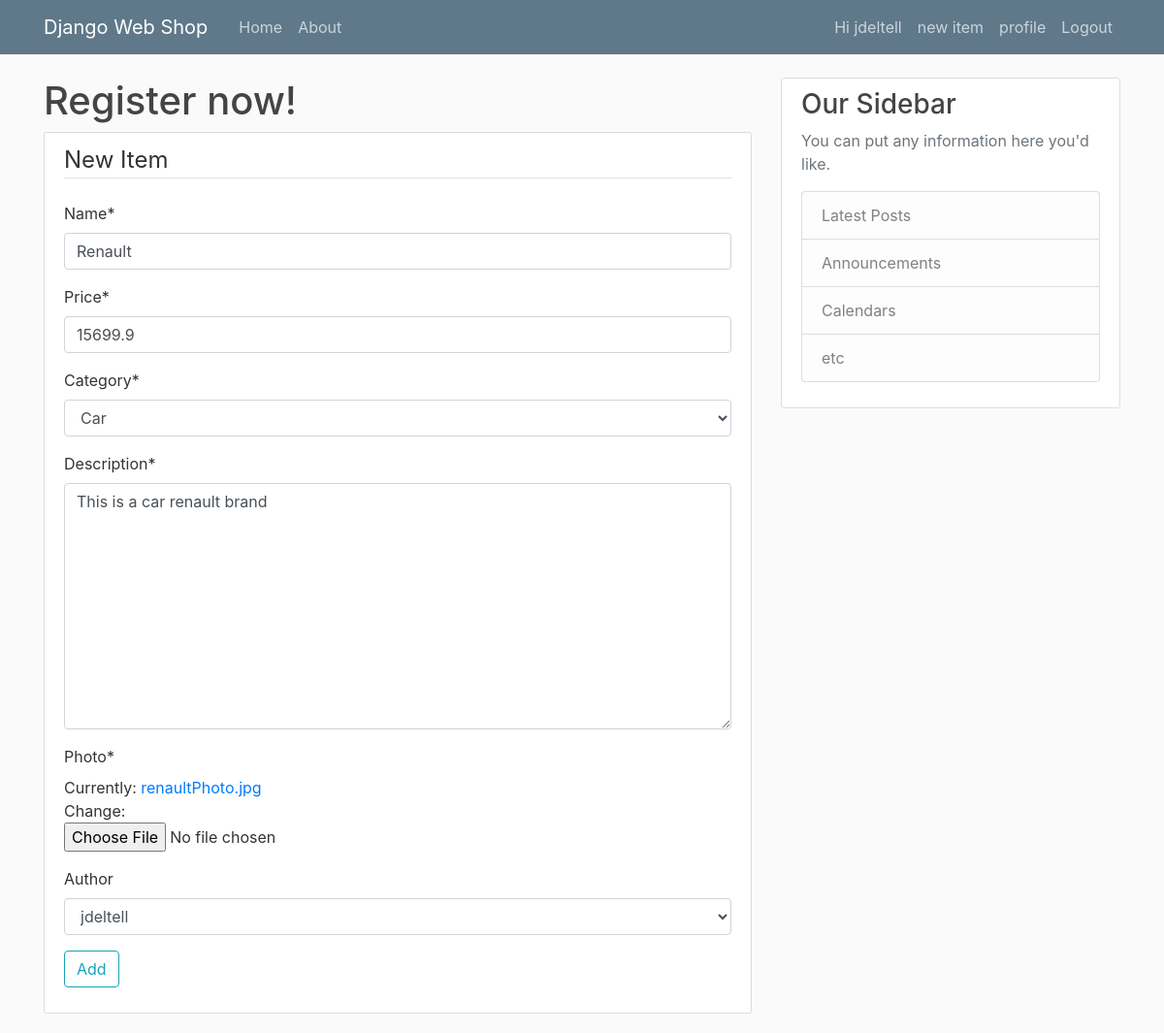
Page /webShop/item/4/update/ (signed in) on the committed database.
### webshop/models.py (models this page shows, shortened)
class Item(models.Model):
    name = models.CharField(max_length=50)
    description = models.TextField(max_length=100)
    photo = models.ImageField(upload_to='item_pics', default='default.jpg', null=True)
    price = models.FloatField()
    discount_price = models.FloatField(blank=True, null=True)
    category = models.CharField(choices=CATEGORY_CHOISES, max_length=2)
    label = models.CharField(choices=LABEL_CHOISES, max_length=1)
    created_at = models.DateTimeField(default=datetime.now)
    author = models.ForeignKey(settings.AUTH_USER_MODEL, on_delete=models.CASCADE, blank=True, default ='juan')
    slug = models.SlugField()

### webshop/views.py (the view, shortened to what this page needs)
# urls.py: path('item/<int:pk>/update/', PostUpdateView.as_view(), name='item-update'),
class PostUpdateView(LoginRequiredMixin, UserPassesTestMixin, UpdateView):
	model = Item
	fields = ['name','price','category','quantity','description','photo','author']
	def test_func(self):
		item = self.get_object()
		if self.request.user == item.author:
			return True
		return False

### webshop/templates/webshop/item_form.html (shortened to what this page needs)
{% extends "webshop/base.html" %}
{% load crispy_forms_tags %}
{% block content %}
	<h1>Register now!</h1>
	<div class="content-section">
		<form method="POST" enctype = "multipart/form-data">
			<fielset class="form-group">
				<legend class="border-bottom mb-4"> New Item</legend>
				{{form|crispy}}
			</fielset>
			<div class="form-group">
				<button class="btn btn-outline-info" type="submit"> Add</button>
			</div>
		</form>
	</div>
{% endblock content %}

### webshop/templates/webshop/base.html (shortened to what this page needs)
{% load static %}
<!DOCTYPE html>
<html>
<head>
    <link rel="stylesheet" href="https://maxcdn.bootstrapcdn.com/bootstrap/4.0.0/css/bootstrap.min.css">
    <link rel="stylesheet" type="text/css" href="{% static 'webshop/main.css' %}">
</head>
<body>
	<header class="site-header">
	  <nav class="navbar navbar-expand-md navbar-dark bg-steel fixed-top">
	    <div class="container">
	      <a class="navbar-brand mr-4" href="{% url 'shop-home' %}">Django Web Shop</a>
	      <div class="collapse navbar-collapse" id="navbarToggle">
	        <div class="navbar-nav mr-auto">
	          <a class="nav-item nav-link" href="{% url 'shop-home' %}">Home</a>
	          <a class="nav-item nav-link" href="{% url 'shop-about' %}">About</a>
	        </div>
	        <div class="navbar-nav">
	        {% if user.is_authenticated %}
	        	<a class="nav-item nav-link" > Hi {{user.username}}</a>
				{% if request.user.is_superuser %}
			        <a class="nav-item nav-link" href="{% url 'item-create' %}">new item</a>
				{% endif %}
	        	<a class="nav-item nav-link" href="{% url 'profile' %}">profile</a>
				<a class="nav-item nav-link" href="{% url 'logout' %}">Logout</a>
	        {% else %}
				<a class="nav-item nav-link" href="{% url 'login' %}">Login</a>
	          	<a class="nav-item nav-link" href="{% url 'register' %}">Register</a>
	        {% endif %}
	        </div>
	      </div>
	    </div>
	  </nav>
	</header>
	<main role="main" class="container">
	  <div class="row">
	    <div class="col-md-8">
	    	{% block content %}{% endblock %}
	    </div>
	    <div class="col-md-4">
	      <div class="content-section">
	        <h3>Our Sidebar</h3>
	        <p class='text-muted'>You can put any information here you'd like.
	          <ul class="list-group">
	            <li class="list-group-item list-group-item-light">Latest Posts</li>
	            <li class="list-group-item list-group-item-light">Announcements</li>
	            <li class="list-group-item list-group-item-light">Calendars</li>
	            <li class="list-group-item list-group-item-light">etc</li>
	          </ul>
	        </p>
	      </div>
	    </div>
	  </div>
	</main>
</body>
</html>

### webshop/static/webshop/main.css (style rules this page uses)
body { background: #fafafa; color: #333333; margin-top: 5rem; }
h1, h2, h3, h4, h5, h6 { color: #444444; }
ul { margin: 0; }
.bg-steel { background-color: #5f788a; }
.site-header .navbar-nav .nav-link { color: #cbd5db; }
.content-section { background: #ffffff; padding: 10px 20px; border: 1px solid #dddddd; border-radius: 3px; margin-bottom: 20px; }

### rows in the picture
Item: name "Renault", price "15699.9", category "Car", description "This is a car renault brand", author "jdeltell"

### other values in the picture
{{ user.username }} "jdeltell"
